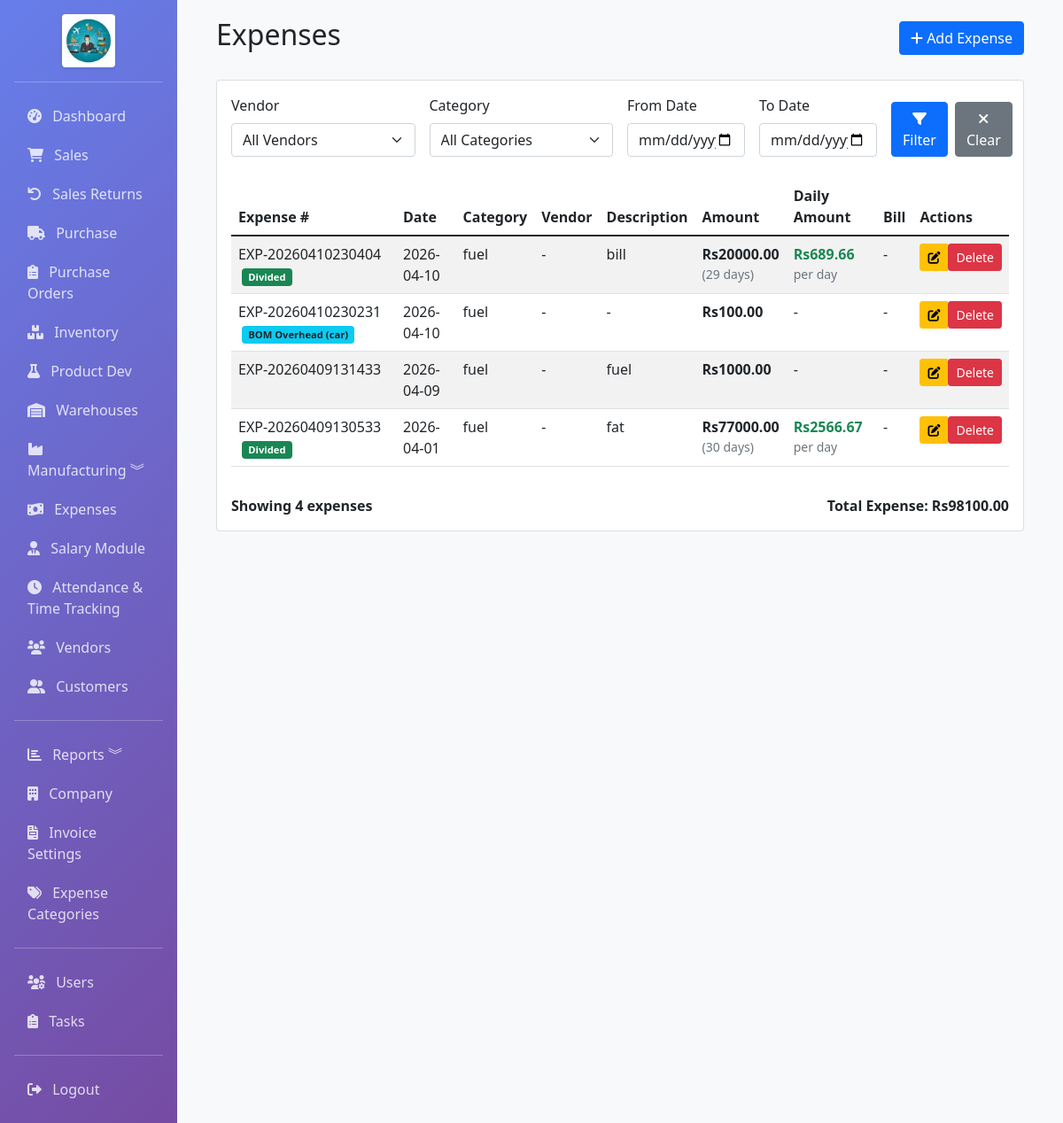
/accounting/expenses (signed in), run on the app's committed database.
### app/models.py (models this page shows, shortened)
class Expense(db.Model):
    __tablename__ = 'expenses'
    id = db.Column(db.Integer, primary_key=True)
    expense_number = db.Column(db.String(50), unique=True, index=True)
    date = db.Column(db.DateTime, default=datetime.utcnow, index=True)
    category_id = db.Column(db.Integer, db.ForeignKey('expense_categories.id'), index=True)
    vendor_id = db.Column(db.Integer, db.ForeignKey('vendors.id'), index=True, nullable=True)
    description = db.Column(db.Text)
    amount = db.Column(db.Float, nullable=False)
    payment_method = db.Column(db.String(50))
    reference = db.Column(db.String(100))
    bill_image_path = db.Column(db.String(255))  # Path to bill image
    notes = db.Column(db.Text)
    is_bom_overhead = db.Column(db.Boolean, default=False)
    product_id = db.Column(db.Integer, db.ForeignKey('products.id'), nullable=True)
    bom_id = db.Column(db.Integer, db.ForeignKey('boms.id'), nullable=True)
    created_by = db.Column(db.Integer, db.ForeignKey('users.id'))
    created_at = db.Column(db.DateTime, default=datetime.utcnow)
    is_monthly_divided = db.Column(db.Boolean, default=False)  # Whether expense is divided across month
    monthly_start_date = db.Column(db.Date)  # Start date for monthly distribution
    monthly_end_date = db.Column(db.Date)  # End date for monthly distribution
    daily_amount = db.Column(db.Float, default=0)  # Calculated daily amount
    vendor = db.relationship('Vendor', backref='expenses', lazy=True)
    product = db.relationship('Product', backref='overhead_expenses', lazy=True)
    bom = db.relationship('BOM', backref='overhead_expenses', lazy=True)
    @property
    def days_in_month(self):
        if self.is_monthly_divided and self.monthly_start_date and self.monthly_end_date:
            delta = self.monthly_end_date - self.monthly_start_date
            return delta.days + 1  # Include both start and end date
        return 0

class ExpenseCategory(db.Model):
    __tablename__ = 'expense_categories'
    id = db.Column(db.Integer, primary_key=True)
    name = db.Column(db.String(100), nullable=False, unique=True, index=True)
    description = db.Column(db.Text)
    is_active = db.Column(db.Boolean, default=True)
    created_at = db.Column(db.DateTime, default=datetime.utcnow)
    expenses = db.relationship('Expense', backref='expense_category', lazy=True)

class Product(db.Model):
    __tablename__ = 'products'
    id = db.Column(db.Integer, primary_key=True)
    name = db.Column(db.String(100), nullable=False, index=True)
    sku = db.Column(db.String(50), unique=True, nullable=False, index=True)
    barcode = db.Column(db.String(50), index=True)
    description = db.Column(db.Text)
    category = db.Column(db.String(50), index=True)
    brand = db.Column(db.String(50))
    unit = db.Column(db.String(20), default='pcs')  # pcs, kg, meter, etc.
    unit_price = db.Column(db.Float, nullable=False, default=0)
    cost_price = db.Column(db.Float, nullable=False, default=0)
    quantity = db.Column(db.Float, default=0)
    reorder_level = db.Column(db.Float, default=0)
    min_quantity = db.Column(db.Float, default=0)
    max_quantity = db.Column(db.Float, default=0)
    location = db.Column(db.String(100))
    weight = db.Column(db.Float, default=0)
    image_path = db.Column(db.String(255))  # Path to product image
    is_active = db.Column(db.Boolean, default=True)
    is_manufactured = db.Column(db.Boolean, default=False)
    finished_good_price = db.Column(db.Float, nullable=True)
    warehouse_id = db.Column(db.Integer, db.ForeignKey('warehouses.id'), nullable=True, index=True)
    created_at = db.Column(db.DateTime, default=datetime.utcnow)
    updated_at = db.Column(db.DateTime, default=datetime.utcnow, onupdate=datetime.utcnow)
    warehouse = db.relationship('Warehouse', backref='products', lazy=True)
    sale_items = db.relationship('SaleItem', backref='product', lazy=True)
    purchase_items = db.relationship('PurchaseItem', backref='product', lazy=True)

### app/routes/accounting.py (the view)
@bp.route('/expenses')
@login_required
def expenses():
    vendor_id = request.args.get('vendor_id', type=int)
    category_id = request.args.get('category_id', type=int)
    start_date = request.args.get('start_date')
    end_date = request.args.get('end_date')
    query = Expense.query
    if vendor_id:
        query = query.filter(Expense.vendor_id == vendor_id)
    if category_id:
        query = query.filter(Expense.category_id == category_id)
    if start_date:
        start_datetime = datetime.strptime(start_date, '%Y-%m-%d')
        query = query.filter(Expense.date >= start_datetime)
    if end_date:
        end_datetime = datetime.strptime(end_date, '%Y-%m-%d')
        end_datetime = end_datetime + timedelta(days=1)
        query = query.filter(Expense.date < end_datetime)
    expenses = query.order_by(Expense.date.desc()).all()
    total_expense = sum(e.amount for e in expenses)
    categories = ExpenseCategory.query.filter_by(is_active=True).order_by(ExpenseCategory.name).all()
    vendors = Vendor.query.filter_by(is_active=True).order_by(Vendor.name).all()
    return render_template('accounting/expenses.html',
                         expenses=expenses,
                         total_expense=total_expense,
                         categories=categories,
                         vendors=vendors,
                         selected_vendor=vendor_id,
                         selected_category=category_id,
                         selected_start_date=start_date,
                         selected_end_date=end_date)

### app/models.py (called while the page is built)
    @property
    def is_admin(self):
        return self.role == 'admin'

### app/templates/accounting/expenses.html (shortened to what this page needs)
{% extends "base.html" %}
{% block content %}
<div class="container-fluid">
    <div class="d-flex justify-content-between align-items-center mb-4">
        <h2>Expenses</h2>
        <a href="{{ url_for('accounting.add_expense') }}" class="btn btn-primary"><i class="fas fa-plus"></i> Add Expense</a>
    </div>
    <div class="card">
        <div class="card-body">
            <form method="GET" class="row g-3 mb-4">
                <div class="col-md-3">
                    <label for="vendor_id" class="form-label">Vendor</label>
                    <select name="vendor_id" id="vendor_id" class="form-select">
                        <option value="">All Vendors</option>
                    </select>
                </div>
                <div class="col-md-3">
                    <label for="category_id" class="form-label">Category</label>
                    <select name="category_id" id="category_id" class="form-select">
                        <option value="">All Categories</option>
                    </select>
                </div>
                <div class="col-md-2">
                    <label for="start_date" class="form-label">From Date</label>
                    <input type="date" name="start_date" id="start_date" class="form-control" value="{{ selected_start_date or '' }}">
                </div>
                <div class="col-md-2">
                    <label for="end_date" class="form-label">To Date</label>
                    <input type="date" name="end_date" id="end_date" class="form-control" value="{{ selected_end_date or '' }}">
                </div>
                <div class="col-md-2 d-flex align-items-end">
                    <button type="submit" class="btn btn-primary me-2"><i class="fas fa-filter"></i> Filter</button>
                    <a href="{{ url_for('accounting.expenses') }}" class="btn btn-secondary"><i class="fas fa-times"></i> Clear</a>
                </div>
            </form>
            <div class="table-responsive">
                <table class="table table-striped">
                    <thead>
                        <tr>
                            <th>Expense #</th>
                            <th>Date</th>
                            <th>Category</th>
                            <th>Vendor</th>
                            <th>Description</th>
                            <th>Amount</th>
                            <th>Daily Amount</th>
                            <th>Bill</th>
                            <th>Actions</th>
                        </tr>
                    </thead>
                    <tbody>
                        {% for exp in expenses %}
                        <tr>
                            <td>
                                {{ exp.expense_number }}
                                {% if exp.is_bom_overhead %}
                                <span class="badge bg-info text-dark ms-1" style="font-size: 0.7rem;" title="Linked to: {{ exp.product.name if exp.product else 'None' }}">
                                    BOM Overhead {% if exp.product %}({{ exp.product.name }}){% endif %}
                                </span>
                                {% endif %}
                                {% if exp.is_monthly_divided %}
                                <span class="badge bg-success ms-1" style="font-size: 0.7rem;" title="Divided from {{ exp.monthly_start_date }} to {{ exp.monthly_end_date }}">
                                    Divided
                                </span>
                                {% endif %}
                            </td>
                            <td>{{ exp.date.strftime('%Y-%m-%d') }}</td>
                            <td>{{ exp.expense_category.name if exp.expense_category else 'N/A' }}</td>
                            <td>{{ exp.vendor.name if exp.vendor else '-' }}</td>
                            <td>{{ exp.description or '-' }}</td>
                            <td>
                                <strong>Rs{{ '%.2f'|format(exp.amount) }}</strong>
                                {% if exp.is_monthly_divided %}
                                <div class="small text-muted">({{ exp.days_in_month }} days)</div>
                                {% endif %}
                            </td>
                            <td>
                                {% if exp.is_monthly_divided %}
                                <strong class="text-success">Rs{{ '%.2f'|format(exp.daily_amount) }}</strong>
                                <div class="small text-muted">per day</div>
                                {% else %}
                                -
                                {% endif %}
                            </td>
                            <td>
                                {% if exp.bill_image_path %}
                                <div class="btn-group" role="group">
                                    <button type="button" class="btn btn-sm btn-info" data-bs-toggle="modal" data-bs-target="#billModal{{ exp.id }}" title="Preview Bill">
                                        <i class="fas fa-eye"></i>
                                    </button>
                                    <a href="{{ url_for('static', filename=exp.bill_image_path.replace('app/static/', '')) }}"
                                       target="_blank" class="btn btn-sm btn-secondary" title="View Full Bill">
                                        <i class="fas fa-external-link-alt"></i>
                                    </a>
                                </div>
                                {% else %}
                                -
                                {% endif %}
                            </td>
                            <td>
                                <div class="btn-group" role="group">
                                    <a href="{{ url_for('accounting.edit_expense', id=exp.id) }}" class="btn btn-sm btn-warning" title="Edit">
                                        <i class="fas fa-edit"></i>
                                    </a>
                                    <form method="POST" action="{{ url_for('accounting.delete_expense', id=exp.id) }}" style="display:inline;" onsubmit="return confirm('Delete this expense?');">
                                        <button type="submit" class="btn btn-sm btn-danger" title="Delete">Delete</button>
                                    </form>
                                </div>
                            </td>
                        </tr>
                        {% endfor %}
                    </tbody>
                </table>
            </div>
            <div class="mt-3">
                <div class="row">
                    <div class="col-md-6">
                        <strong>Showing {{ expenses|length }} expense{{ 's' if expenses|length != 1 else '' }}</strong>
                    </div>
                    <div class="col-md-6 text-end">
                        <strong>Total Expense: Rs{{ '%.2f'|format(total_expense) }}</strong>
                    </div>
                </div>
            </div>
        </div>
    </div>
</div>
{% endblock %}

### data on the page
Expense: expense_number "EXP-20260410230404", date "2026-04-10", expense_category "fuel", vendor "-", description "bill", amount "20000.00", days_in_month "29", daily_amount "689.66"
Expense: expense_number "EXP-20260410230231", product.name "car", date "2026-04-10", expense_category "fuel", vendor "-", description "-", amount "100.00"
Expense: expense_number "EXP-20260409131433", date "2026-04-09", expense_category "fuel", vendor "-", description "fuel", amount "1000.00"
Expense: expense_number "EXP-20260409130533", date "2026-04-01", expense_category "fuel", vendor "-", description "fat", amount "77000.00", days_in_month "30", daily_amount "2566.67"

### other printed values
{{ expenses|length }} "4"
{{ 's' if expenses|length != 1 else '' }} "s"
{{ '%.2f'|format(total_expense) }} "98100.00"
